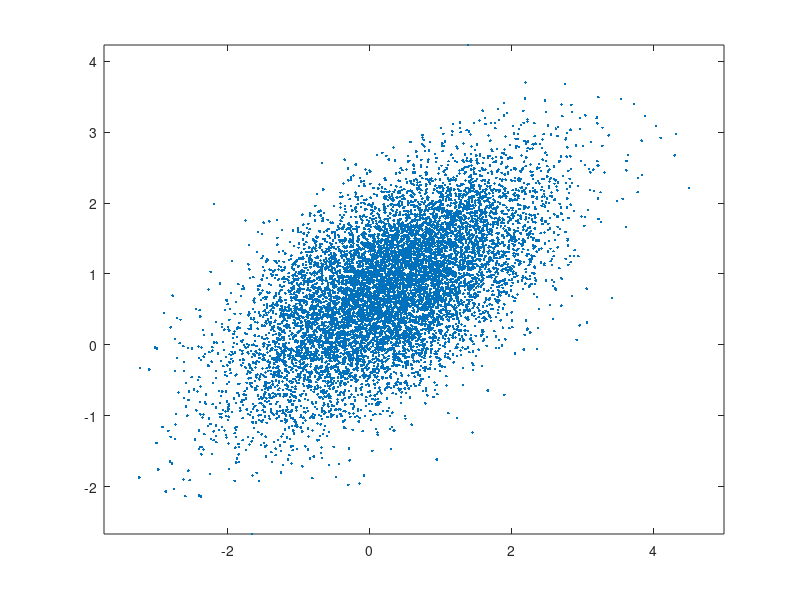

This figure's MATLAB source: (Note: this script raises an error after producing the figure.)
clear; clc

dim = 2;
mean_true = rand(dim, 1);
cov_true = zeros(dim, dim);
while det(cov_true) < 0.5
    cov = rand(dim, dim);
    cov_true = cov * cov';
end
det(cov_true)
norm_real = log(sqrt((2 * pi)^dim * det(cov_true)));

sample_num = 10000;
data = mvnrnd(mean_true, cov_true, sample_num);
sqrt((2*pi)^dim * det(cov_true))
plot(data(:, 1), data(:, 2), '.'); axis equal

noise_size = 100000;
noise = mvnrnd(zeros(dim, 1), eye(dim, dim), noise_size);

mean = rand(dim , 1);
cov = zeros(dim, dim);
while det(cov) < 0.5
    cov = rand(dim, dim);
    cov = cov * cov';
end
det(cov)
norm_c = rand(1)*10;

%mean = mean_true;
%cov = cov_true;
%norm_c = real_norm;

w = [mean; cov(:); norm_c];
tic;
[loss, grad] = nce_loss(w, data, noise);
toc

%%
f = @(x)nce_loss(x, data, noise);
[loss, grad] = nce_loss(w, data, noise);
%opts = optimoptions(@fminunc,'DerivativeCheck', 'on', ...
%        'Diagnostics', 'on', 'Display', 'iter-detailed', ...
%        'FunValCheck', 'off', 'GradObj', 'on');
opts = optimoptions(@fminunc,'DerivativeCheck', 'off', ...
    'Diagnostics', 'on', 'Display', 'iter-detailed', ...
    'FunValCheck', 'off', 'GradObj', 'on', 'Algorithm', 'quasi-newton', ...
    'MaxIter', length(w) * 100, 'TolFun', 1e-10, 'TolX', 1e-10);
w_res = fminunc(f, w, opts);

mean = w_res(1:dim);
cov = reshape(w_res(dim + 1 : dim + dim ^ 2), dim, dim);
norm_c = w_res(end);

disp('result is:')
fprintf('mean norm(log10) diff: %f\n', log10(norm(mean - mean_true)));
fprintf('cov norm(log10) diff: %f\n', log10(norm(cov - cov_true)));
fprintf('norm const norm(log10) diff: %f\n', log10(abs(norm_c - norm_real)));

